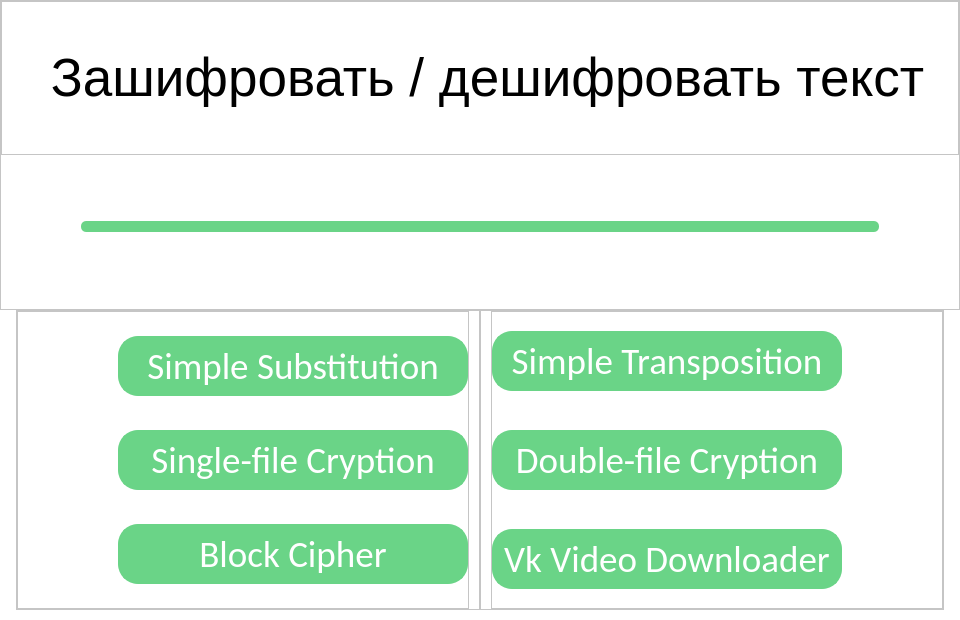
<?xml version="1.0" encoding="UTF-8"?>
<ui version="4.0">
 <class>Invoices</class>
 <widget class="QDialog" name="Invoices">
  <property name="geometry">
   <rect>
    <x>0</x>
    <y>0</y>
    <width>960</width>
    <height>620</height>
   </rect>
  </property>
  <property name="minimumSize">
   <size>
    <width>960</width>
    <height>620</height>
   </size>
  </property>
  <property name="font">
   <font>
    <family>Bauhaus 93</family>
    <pointsize>72</pointsize>
   </font>
  </property>
  <property name="windowTitle">
   <string>Invoices</string>
  </property>
  <property name="styleSheet">
   <string notr="true">background: rgb(255, 255, 255);
background-position: center;</string>
  </property>
  <layout class="QVBoxLayout" name="verticalLayout_2">
   <property name="spacing">
    <number>0</number>
   </property>
   <property name="leftMargin">
    <number>0</number>
   </property>
   <property name="topMargin">
    <number>0</number>
   </property>
   <property name="rightMargin">
    <number>0</number>
   </property>
   <property name="bottomMargin">
    <number>0</number>
   </property>
   <item>
    <layout class="QVBoxLayout" name="verticalLayout">
     <item>
      <widget class="QFrame" name="frame">
       <property name="frameShape">
        <enum>QFrame::StyledPanel</enum>
       </property>
       <property name="frameShadow">
        <enum>QFrame::Raised</enum>
       </property>
       <layout class="QVBoxLayout" name="verticalLayout_7">
        <property name="spacing">
         <number>0</number>
        </property>
        <property name="leftMargin">
         <number>0</number>
        </property>
        <property name="topMargin">
         <number>0</number>
        </property>
        <property name="rightMargin">
         <number>0</number>
        </property>
        <property name="bottomMargin">
         <number>0</number>
        </property>
        <item>
         <layout class="QVBoxLayout" name="verticalLayout_6">
          <item>
           <widget class="QFrame" name="frame_6">
            <property name="frameShape">
             <enum>QFrame::StyledPanel</enum>
            </property>
            <property name="frameShadow">
             <enum>QFrame::Raised</enum>
            </property>
            <layout class="QVBoxLayout" name="verticalLayout_9">
             <property name="spacing">
              <number>0</number>
             </property>
             <property name="leftMargin">
              <number>20</number>
             </property>
             <property name="topMargin">
              <number>20</number>
             </property>
             <property name="rightMargin">
              <number>5</number>
             </property>
             <property name="bottomMargin">
              <number>20</number>
             </property>
             <item>
              <widget class="QLabel" name="label">
               <property name="font">
                <font>
                 <pointsize>40</pointsize>
                </font>
               </property>
               <property name="text">
                <string>Зашифровать / дешифровать текст</string>
               </property>
               <property name="alignment">
                <set>Qt::AlignCenter</set>
               </property>
              </widget>
             </item>
            </layout>
           </widget>
          </item>
         </layout>
        </item>
        <item>
         <layout class="QVBoxLayout" name="verticalLayout_5">
          <property name="spacing">
           <number>0</number>
          </property>
          <property name="leftMargin">
           <number>80</number>
          </property>
          <property name="rightMargin">
           <number>80</number>
          </property>
          <property name="bottomMargin">
           <number>10</number>
          </property>
          <item alignment="Qt::AlignVCenter">
           <widget class="QFrame" name="frame_7">
            <property name="minimumSize">
             <size>
              <width>0</width>
              <height>11</height>
             </size>
            </property>
            <property name="maximumSize">
             <size>
              <width>16777215</width>
              <height>0</height>
             </size>
            </property>
            <property name="styleSheet">
             <string notr="true">background-color: #6ad487;
border-radius: 5;
color: white; 
</string>
            </property>
            <property name="frameShape">
             <enum>QFrame::StyledPanel</enum>
            </property>
            <property name="frameShadow">
             <enum>QFrame::Raised</enum>
            </property>
            <layout class="QVBoxLayout" name="verticalLayout_8">
             <property name="spacing">
              <number>0</number>
             </property>
             <property name="leftMargin">
              <number>80</number>
             </property>
             <property name="topMargin">
              <number>10</number>
             </property>
             <property name="rightMargin">
              <number>80</number>
             </property>
             <property name="bottomMargin">
              <number>20</number>
             </property>
            </layout>
           </widget>
          </item>
         </layout>
        </item>
       </layout>
      </widget>
     </item>
    </layout>
   </item>
   <item>
    <layout class="QHBoxLayout" name="horizontalLayout">
     <property name="spacing">
      <number>10</number>
     </property>
     <property name="bottomMargin">
      <number>10</number>
     </property>
     <item alignment="Qt::AlignHCenter">
      <widget class="QFrame" name="frame_2">
       <property name="frameShape">
        <enum>QFrame::StyledPanel</enum>
       </property>
       <property name="frameShadow">
        <enum>QFrame::Raised</enum>
       </property>
       <layout class="QHBoxLayout" name="horizontalLayout_4">
        <property name="spacing">
         <number>10</number>
        </property>
        <property name="leftMargin">
         <number>0</number>
        </property>
        <property name="topMargin">
         <number>0</number>
        </property>
        <property name="rightMargin">
         <number>0</number>
        </property>
        <property name="bottomMargin">
         <number>0</number>
        </property>
        <item>
         <layout class="QHBoxLayout" name="horizontalLayout_2">
          <item>
           <widget class="QFrame" name="frame_3">
            <property name="frameShape">
             <enum>QFrame::StyledPanel</enum>
            </property>
            <property name="frameShadow">
             <enum>QFrame::Raised</enum>
            </property>
            <layout class="QHBoxLayout" name="horizontalLayout_5">
             <property name="spacing">
              <number>10</number>
             </property>
             <property name="leftMargin">
              <number>100</number>
             </property>
             <property name="topMargin">
              <number>0</number>
             </property>
             <property name="rightMargin">
              <number>0</number>
             </property>
             <property name="bottomMargin">
              <number>0</number>
             </property>
             <item>
              <layout class="QVBoxLayout" name="verticalLayout_13">
               <item>
                <widget class="QPushButton" name="openSubstituteButton">
                 <property name="minimumSize">
                  <size>
                   <width>350</width>
                   <height>60</height>
                  </size>
                 </property>
                 <property name="maximumSize">
                  <size>
                   <width>350</width>
                   <height>60</height>
                  </size>
                 </property>
                 <property name="palette">
                  <palette>
                   <active>
                    <colorrole role="WindowText">
                     <brush brushstyle="SolidPattern">
                      <color alpha="255">
                       <red>255</red>
                       <green>255</green>
                       <blue>255</blue>
                      </color>
                     </brush>
                    </colorrole>
                    <colorrole role="Button">
                     <brush brushstyle="SolidPattern">
                      <color alpha="255">
                       <red>106</red>
                       <green>212</green>
                       <blue>135</blue>
                      </color>
                     </brush>
                    </colorrole>
                    <colorrole role="Text">
                     <brush brushstyle="SolidPattern">
                      <color alpha="255">
                       <red>255</red>
                       <green>255</green>
                       <blue>255</blue>
                      </color>
                     </brush>
                    </colorrole>
                    <colorrole role="ButtonText">
                     <brush brushstyle="SolidPattern">
                      <color alpha="255">
                       <red>255</red>
                       <green>255</green>
                       <blue>255</blue>
                      </color>
                     </brush>
                    </colorrole>
                    <colorrole role="Base">
                     <brush brushstyle="SolidPattern">
                      <color alpha="255">
                       <red>106</red>
                       <green>212</green>
                       <blue>135</blue>
                      </color>
                     </brush>
                    </colorrole>
                    <colorrole role="Window">
                     <brush brushstyle="SolidPattern">
                      <color alpha="255">
                       <red>106</red>
                       <green>212</green>
                       <blue>135</blue>
                      </color>
                     </brush>
                    </colorrole>
                   </active>
                   <inactive>
                    <colorrole role="WindowText">
                     <brush brushstyle="SolidPattern">
                      <color alpha="255">
                       <red>255</red>
                       <green>255</green>
                       <blue>255</blue>
                      </color>
                     </brush>
                    </colorrole>
                    <colorrole role="Button">
                     <brush brushstyle="SolidPattern">
                      <color alpha="255">
                       <red>106</red>
                       <green>212</green>
                       <blue>135</blue>
                      </color>
                     </brush>
                    </colorrole>
                    <colorrole role="Text">
                     <brush brushstyle="SolidPattern">
                      <color alpha="255">
                       <red>255</red>
                       <green>255</green>
                       <blue>255</blue>
                      </color>
                     </brush>
                    </colorrole>
                    <colorrole role="ButtonText">
                     <brush brushstyle="SolidPattern">
                      <color alpha="255">
                       <red>255</red>
                       <green>255</green>
                       <blue>255</blue>
                      </color>
                     </brush>
                    </colorrole>
                    <colorrole role="Base">
                     <brush brushstyle="SolidPattern">
                      <color alpha="255">
                       <red>106</red>
                       <green>212</green>
                       <blue>135</blue>
                      </color>
                     </brush>
                    </colorrole>
                    <colorrole role="Window">
                     <brush brushstyle="SolidPattern">
                      <color alpha="255">
                       <red>106</red>
                       <green>212</green>
                       <blue>135</blue>
                      </color>
                     </brush>
                    </colorrole>
                   </inactive>
                   <disabled>
                    <colorrole role="WindowText">
                     <brush brushstyle="SolidPattern">
                      <color alpha="255">
                       <red>255</red>
                       <green>255</green>
                       <blue>255</blue>
                      </color>
                     </brush>
                    </colorrole>
                    <colorrole role="Button">
                     <brush brushstyle="SolidPattern">
                      <color alpha="255">
                       <red>106</red>
                       <green>212</green>
                       <blue>135</blue>
                      </color>
                     </brush>
                    </colorrole>
                    <colorrole role="Text">
                     <brush brushstyle="SolidPattern">
                      <color alpha="255">
                       <red>255</red>
                       <green>255</green>
                       <blue>255</blue>
                      </color>
                     </brush>
                    </colorrole>
                    <colorrole role="ButtonText">
                     <brush brushstyle="SolidPattern">
                      <color alpha="255">
                       <red>255</red>
                       <green>255</green>
                       <blue>255</blue>
                      </color>
                     </brush>
                    </colorrole>
                    <colorrole role="Base">
                     <brush brushstyle="SolidPattern">
                      <color alpha="255">
                       <red>106</red>
                       <green>212</green>
                       <blue>135</blue>
                      </color>
                     </brush>
                    </colorrole>
                    <colorrole role="Window">
                     <brush brushstyle="SolidPattern">
                      <color alpha="255">
                       <red>106</red>
                       <green>212</green>
                       <blue>135</blue>
                      </color>
                     </brush>
                    </colorrole>
                   </disabled>
                  </palette>
                 </property>
                 <property name="font">
                  <font>
                   <family>Calibri</family>
                   <pointsize>28</pointsize>
                  </font>
                 </property>
                 <property name="styleSheet">
                  <string notr="true">
QPushButton{
background-color: #6ad487;
border-radius: 20;
color: white; 

border: 2px solid #6ad487;
}

QPushButton:hover {

	
	
	border-color: rgb(255, 255, 255);
	font: 28pt &quot;Broadway&quot;;
}

</string>
                 </property>
                 <property name="text">
                  <string>Simple Substitution</string>
                 </property>
                </widget>
               </item>
               <item>
                <widget class="QPushButton" name="openSingleFileButton">
                 <property name="minimumSize">
                  <size>
                   <width>0</width>
                   <height>60</height>
                  </size>
                 </property>
                 <property name="font">
                  <font>
                   <family>Calibri</family>
                   <pointsize>28</pointsize>
                  </font>
                 </property>
                 <property name="styleSheet">
                  <string notr="true">
QPushButton{
background-color: #6ad487;
border-radius: 20;
color: white; 

border: 2px solid #6ad487;
}

QPushButton:hover {

	
	
	border-color: rgb(255, 255, 255);
	font: 28pt &quot;Broadway&quot;;
}

</string>
                 </property>
                 <property name="text">
                  <string>Single-file Cryption</string>
                 </property>
                </widget>
               </item>
               <item>
                <widget class="QPushButton" name="openBlockCipherButton">
                 <property name="minimumSize">
                  <size>
                   <width>0</width>
                   <height>60</height>
                  </size>
                 </property>
                 <property name="font">
                  <font>
                   <family>Calibri</family>
                   <pointsize>28</pointsize>
                  </font>
                 </property>
                 <property name="styleSheet">
                  <string notr="true">
QPushButton{
background-color: #6ad487;
border-radius: 20;
color: white; 

border: 2px solid #6ad487;
}

QPushButton:hover {

	
	
	border-color: rgb(255, 255, 255);
	font: 28pt &quot;Broadway&quot;;
}

</string>
                 </property>
                 <property name="text">
                  <string>Block Cipher</string>
                 </property>
                </widget>
               </item>
              </layout>
             </item>
            </layout>
           </widget>
          </item>
         </layout>
        </item>
        <item>
         <layout class="QVBoxLayout" name="verticalLayout_3">
          <item>
           <widget class="QFrame" name="frame_4">
            <property name="frameShape">
             <enum>QFrame::StyledPanel</enum>
            </property>
            <property name="frameShadow">
             <enum>QFrame::Raised</enum>
            </property>
            <layout class="QVBoxLayout" name="verticalLayout_4">
             <property name="spacing">
              <number>0</number>
             </property>
             <property name="leftMargin">
              <number>0</number>
             </property>
             <property name="topMargin">
              <number>0</number>
             </property>
             <property name="rightMargin">
              <number>0</number>
             </property>
             <property name="bottomMargin">
              <number>0</number>
             </property>
            </layout>
           </widget>
          </item>
         </layout>
        </item>
        <item>
         <layout class="QHBoxLayout" name="horizontalLayout_3"/>
        </item>
        <item>
         <widget class="QFrame" name="frame_5">
          <property name="frameShape">
           <enum>QFrame::StyledPanel</enum>
          </property>
          <property name="frameShadow">
           <enum>QFrame::Raised</enum>
          </property>
          <layout class="QHBoxLayout" name="horizontalLayout_6">
           <property name="spacing">
            <number>20</number>
           </property>
           <property name="leftMargin">
            <number>0</number>
           </property>
           <property name="topMargin">
            <number>0</number>
           </property>
           <property name="rightMargin">
            <number>100</number>
           </property>
           <property name="bottomMargin">
            <number>0</number>
           </property>
           <item>
            <layout class="QVBoxLayout" name="verticalLayout_10">
             <property name="sizeConstraint">
              <enum>QLayout::SetMaximumSize</enum>
             </property>
             <item>
              <widget class="QPushButton" name="openTranspositionButton">
               <property name="minimumSize">
                <size>
                 <width>350</width>
                 <height>60</height>
                </size>
               </property>
               <property name="maximumSize">
                <size>
                 <width>350</width>
                 <height>60</height>
                </size>
               </property>
               <property name="font">
                <font>
                 <family>Calibri</family>
                 <pointsize>28</pointsize>
                </font>
               </property>
               <property name="styleSheet">
                <string notr="true">
QPushButton{
background-color: #6ad487;
border-radius: 20;
color: white; 

border: 2px solid #6ad487;
}

QPushButton:hover {

	
	
	border-color: rgb(255, 255, 255);
	font: 28pt &quot;Broadway&quot;;
}

</string>
               </property>
               <property name="text">
                <string>Simple Transposition</string>
               </property>
              </widget>
             </item>
             <item>
              <widget class="QPushButton" name="openDoubleFileButton">
               <property name="minimumSize">
                <size>
                 <width>0</width>
                 <height>60</height>
                </size>
               </property>
               <property name="font">
                <font>
                 <family>Calibri</family>
                 <pointsize>28</pointsize>
                </font>
               </property>
               <property name="styleSheet">
                <string notr="true">
QPushButton{
background-color: #6ad487;
border-radius: 20;
color: white; 

border: 2px solid #6ad487;
}

QPushButton:hover {

	
	
	border-color: rgb(255, 255, 255);
	font: 28pt &quot;Broadway&quot;;
}

</string>
               </property>
               <property name="text">
                <string>Double-file Cryption</string>
               </property>
              </widget>
             </item>
             <item>
              <widget class="QPushButton" name="openVkVideoDownloaderPageButton">
               <property name="minimumSize">
                <size>
                 <width>0</width>
                 <height>60</height>
                </size>
               </property>
               <property name="font">
                <font>
                 <family>Calibri</family>
                 <pointsize>28</pointsize>
                </font>
               </property>
               <property name="styleSheet">
                <string notr="true">
QPushButton{
background-color: #6ad487;
border-radius: 20;
color: white; 

border: 2px solid #6ad487;
}

QPushButton:hover {

	
	
	border-color: rgb(255, 255, 255);
	font: 28pt &quot;Broadway&quot;;
}

</string>
               </property>
               <property name="text">
                <string>Vk Video Downloader</string>
               </property>
              </widget>
             </item>
            </layout>
           </item>
          </layout>
         </widget>
        </item>
       </layout>
      </widget>
     </item>
    </layout>
   </item>
  </layout>
 </widget>
 <resources/>
 <connections/>
</ui>
